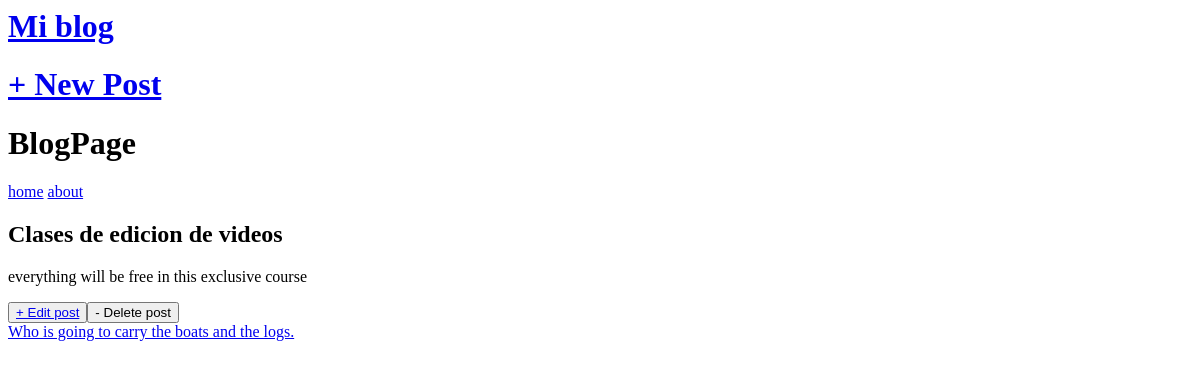
The app's page /post/2/, older data.
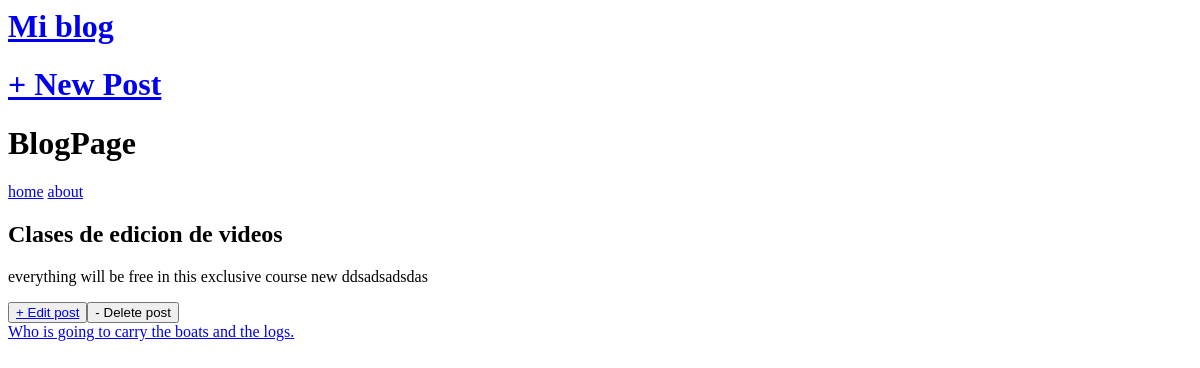
The same page, newer data.
### blog_app/models.py (models this page shows, shortened)
class Post(models.Model):
    title= models.CharField(max_length=200)
    author= models.ForeignKey(
    "auth.User" ,
    on_delete=models.CASCADE,
    )
    body = models.TextField()

### blog_app/views.py (the view)
# urls.py: path("post/<int:pk>/", BlogDetailView.as_view(), name='post_detail' ),
class BlogDetailView(DetailView):
    model=Post
    template_name="post_detail.html"

### templates/post_detail.html
{% extends "base.html" %}
{% block content %}
<div class="post entry">
    <h2> {{post.title}} </h2>
    <p> {{post.body}} </p>
</div>
<a href='{% url "post_edit" post.pk %}'>
   <button> + Edit post </buttom>
   </a>
   <a href='{% url "post_delete" post.pk %}'>
    <button> - Delete post </button>
   </a>
{% endblock content %}

Row changes from the older to the newer data that the page shows:
changed Post "Clases de edicion de videos": body "everything will be free in this exclusive course" → "everything will be free in this exclusive course new ddsadsadsdas"
